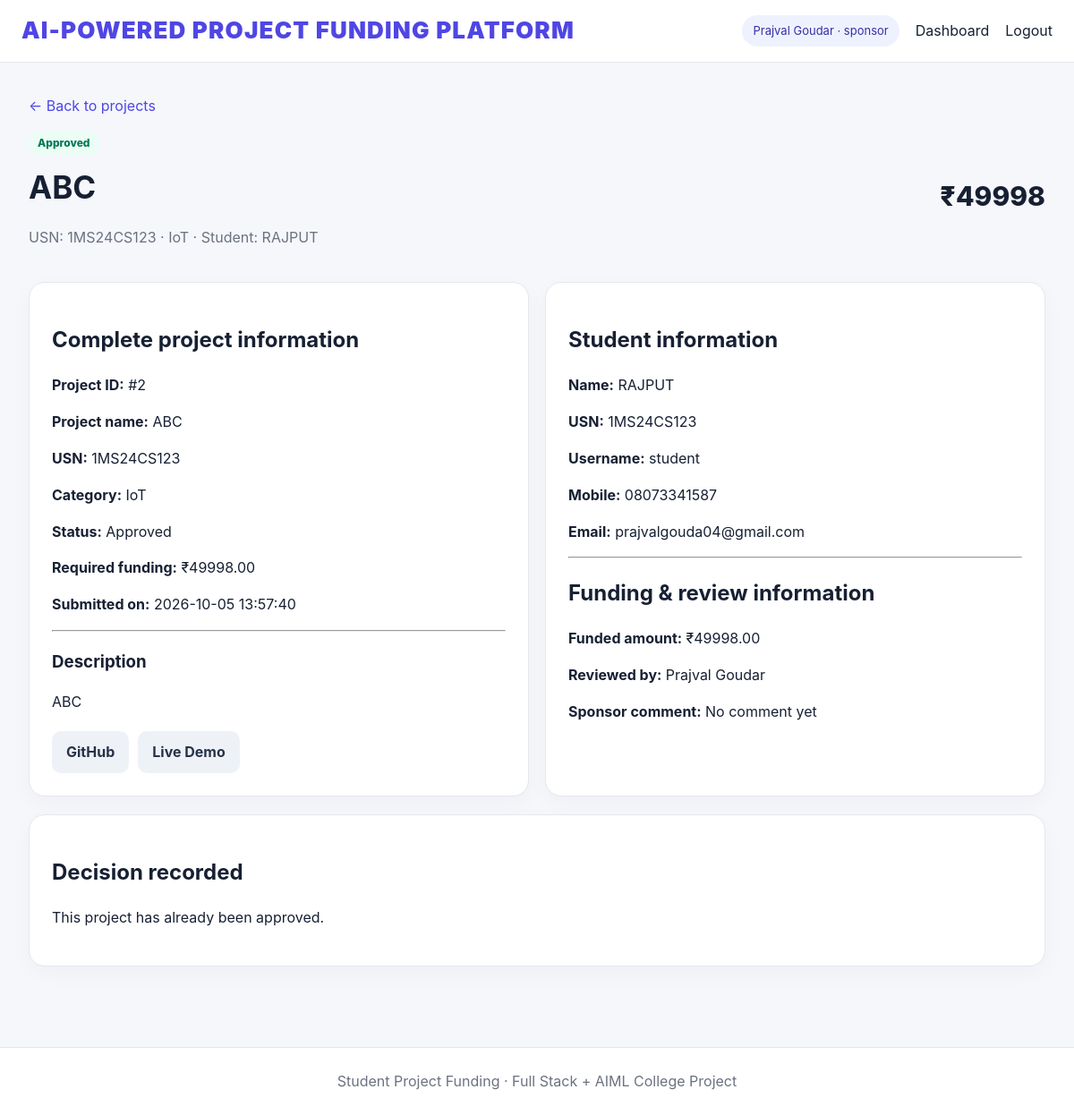
Screenshot of /sponsor/project/2 (signed in) with the database file from the repository.
### tables this page shows
CREATE TABLE users (
        id INTEGER PRIMARY KEY AUTOINCREMENT,
        username TEXT UNIQUE NOT NULL,
        name TEXT NOT NULL,
        mobile TEXT,
        email TEXT,
        password_hash TEXT NOT NULL,
        role TEXT NOT NULL CHECK(role IN ('student','sponsor')),
        wallet_balance REAL NOT NULL DEFAULT 0,
        created_at TIMESTAMP DEFAULT CURRENT_TIMESTAMP
    );

CREATE TABLE projects (
        id INTEGER PRIMARY KEY AUTOINCREMENT,
        student_id INTEGER NOT NULL,
        title TEXT NOT NULL,
        description TEXT NOT NULL,
        category TEXT NOT NULL,
        usn TEXT NOT NULL,
        student_name TEXT NOT NULL,
        github_link TEXT,
        demo_link TEXT,
        required_amount REAL NOT NULL DEFAULT 0,
        status TEXT NOT NULL DEFAULT 'pending'
            CHECK(status IN ('pending','approved','rejected')),
        sponsor_id INTEGER,
        sponsor_comment TEXT,
        funded_amount REAL NOT NULL DEFAULT 0,
        created_at TIMESTAMP DEFAULT CURRENT_TIMESTAMP,
        FOREIGN KEY(student_id) REFERENCES users(id),
        FOREIGN KEY(sponsor_id) REFERENCES users(id)
    );

### app.py (the view)
@app.route("/sponsor/project/<int:project_id>")
def sponsor_project(project_id):
    guard = login_required("sponsor")
    if guard:
        return guard
    conn = db()
    project = conn.execute("""
        SELECT p.*,
               COALESCE(NULLIF(p.student_name,''),s.name) AS student_name, s.username AS student_username,
               s.mobile AS student_mobile, s.email AS student_email,
               sp.name AS sponsor_name
        FROM projects p
        JOIN users s ON p.student_id=s.id
        LEFT JOIN users sp ON p.sponsor_id=sp.id
        WHERE p.id=?
    """, (project_id,)).fetchone()
    conn.close()
    if not project:
        flash("Project not found.", "error")
        return redirect(url_for("sponsor_dashboard"))
    return render_template("sponsor_project.html", project=project)

### app.py (called while the page is built)
def db():
    conn = sqlite3.connect(DB_PATH)
    conn.row_factory = sqlite3.Row
    conn.execute("PRAGMA foreign_keys = ON")
    return conn

def current_user():
    uid = session.get("user_id")
    if not uid:
        return None
    conn = db()
    user = conn.execute("SELECT * FROM users WHERE id=?", (uid,)).fetchone()
    conn.close()
    return user

@app.context_processor
def inject_user():
    return {"current_user": current_user()}

def login_required(role=None):
    user = current_user()
    if not user:
        return redirect(url_for("login"))
    if role and user["role"] != role:
        return redirect(url_for("dashboard"))
    return None

### templates/sponsor_project.html
{% extends "base.html" %}
{% block content %}
<a href="{{ url_for('sponsor_dashboard') }}" class="back">← Back to projects</a>
<div class="page-head"><div><span class="status {{ project['status'] }}">{{ project["status"]|capitalize }}</span><h1>{{ project["title"] }}</h1><p class="muted">USN: {{ project["usn"] }} · {{ project["category"] }} · Student: {{ project["student_name"] }}</p></div><div class="amount">₹{{ "%.0f"|format(project["required_amount"]) }}</div></div>
<div class="grid two">
<div class="card"><h2>Complete project information</h2><p><b>Project ID:</b> #{{ project["id"] }}</p><p><b>Project name:</b> {{ project["title"] }}</p><p><b>USN:</b> {{ project["usn"] }}</p><p><b>Category:</b> {{ project["category"] }}</p><p><b>Status:</b> {{ project["status"]|capitalize }}</p><p><b>Required funding:</b> ₹{{ "%.2f"|format(project["required_amount"]) }}</p><p><b>Submitted on:</b> {{ project["created_at"] }}</p><hr><h3>Description</h3><p>{{ project["description"] }}</p><div class="actions">{% if project["github_link"] %}<a class="btn secondary" target="_blank" href="{{ project['github_link'] }}">GitHub</a>{% endif %}{% if project["demo_link"] %}<a class="btn secondary" target="_blank" href="{{ project['demo_link'] }}">Live Demo</a>{% endif %}</div></div>
<div class="card"><h2>Student information</h2><p><b>Name:</b> {{ project["student_name"] }}</p><p><b>USN:</b> {{ project["usn"] }}</p><p><b>Username:</b> {{ project["student_username"] or "Not provided" }}</p><p><b>Mobile:</b> {{ project["student_mobile"] or "Not provided" }}</p><p><b>Email:</b> {{ project["student_email"] or "Not provided" }}</p><hr><h2>Funding & review information</h2><p><b>Funded amount:</b> ₹{{ "%.2f"|format(project["funded_amount"]) }}</p><p><b>Reviewed by:</b> {{ project["sponsor_name"] or "Not reviewed yet" }}</p><p><b>Sponsor comment:</b> {{ project["sponsor_comment"] or "No comment yet" }}</p></div>
</div>
{% if project["status"] == "pending" %}<div class="card"><h2>Sponsor decision</h2><p class="muted">Review the submitted details and choose whether to fund or reject the project.</p><form method="post" action="{{ url_for('sponsor_decision', project_id=project['id']) }}"><textarea name="comment" rows="3" placeholder="Optional comment for the student"></textarea><div class="actions"><button class="btn danger" name="action" value="rejected">Reject Project</button><button class="btn success" name="action" value="approved">Approve & Fund</button></div></form></div>{% else %}<div class="card"><h2>Decision recorded</h2><p>This project has already been {{ project["status"] }}.</p></div>{% endif %}
{% endblock %}

### templates/base.html (shortened to what this page needs)
<!doctype html>
<html lang="en">
<head>
<link rel="stylesheet" href="{{ url_for('static', filename='style.css') }}">
</head>
<body>
<nav class="nav"><a class="brand" href="{{ url_for('home') }}"><span class="platform-title">AI-POWERED PROJECT FUNDING PLATFORM</span></a><div class="navlinks">{% if current_user %}<span class="user-pill">{{ current_user["name"] }} · {{ current_user["role"] }}</span><a href="{{ url_for('dashboard') }}">Dashboard</a><a href="{{ url_for('logout') }}">Logout</a>{% else %}<a href="{{ url_for('login') }}">Login</a><a class="btn small primary" href="{{ url_for('register') }}">Register</a>{% endif %}</div></nav>
<main class="container">
{% block content %}{% endblock %}
</main>
<footer>Student Project Funding · Full Stack + AIML College Project</footer>
</body>
</html>

### static/style.css (style rules this page uses)
:root { --bg:#f5f7fb;--card:#fff;--text:#172033;--muted:#6b7280;--primary:#4f46e5;--primary2:#3730a3;--green:#059669;--red:#dc2626;--yellow:#d97706;--border:#e5e7eb }
* { box-sizing:border-box }
body { margin:0;background:var(--bg);color:var(--text);font-family:Inter,system-ui,-apple-system,Segoe UI,sans-serif;line-height:1.55 }
.nav { height:70px;background:#fff;border-bottom:1px solid var(--border);display:flex;align-items:center;justify-content:space-between;padding:0 max(24px,calc((100vw - 1180px)/2));position:sticky;top:0;z-index:5 }
.brand { font-size:26px;font-weight:800;color:var(--text);text-decoration:none }
.brand span { color:var(--primary) }
.navlinks { display:flex;align-items:center;gap:18px }
.navlinks a { color:var(--text);text-decoration:none }
.user-pill { background:#eef2ff;color:#3730a3;padding:7px 12px;border-radius:999px;font-size:13px }
.container { max-width:1180px;margin:auto;padding:36px 22px 70px }
.card { background:var(--card);border:1px solid var(--border);border-radius:18px;padding:25px;box-shadow:0 8px 25px #17203308;margin-bottom:20px }
.grid { display:grid;gap:18px }
.grid.two { grid-template-columns:repeat(2,minmax(0,1fr)) }
.actions { display:flex;gap:10px;align-items:center;flex-wrap:wrap;margin-top:20px }
.btn { border:0;border-radius:10px;padding:11px 16px;font-weight:700;cursor:pointer;text-decoration:none;display:inline-block;text-align:center }
.btn.secondary { background:#eef2f7;color:#263248 }
.page-head { display:flex;justify-content:space-between;align-items:center;gap:20px;margin-bottom:22px }
.page-head h1 { margin:8px 0 2px;font-size:35px }
.muted { color:var(--muted) }
.status { display:inline-block;padding:5px 10px;border-radius:999px;font-size:12px;font-weight:800 }
.status.approved { background:#ecfdf5;color:#047857 }
.back { display:inline-block;margin-bottom:15px;color:#4f46e5;text-decoration:none }
.amount { font-size:30px;font-weight:850 }
footer { text-align:center;color:var(--muted);padding:25px;border-top:1px solid var(--border);background:#fff }
.platform-title { color:var(--primary);font-weight:900;letter-spacing:.045em;font-size:26px;white-space:nowrap }

### rows the page displays
users: name "Prajval Goudar", role "sponsor"
projects: status "Approved", title "ABC", usn "1MS24CS123", category "IoT", student_name "RAJPUT", required_amount "49998", id "2", required_amount "49998.00", created_at "2026-10-05 13:57:40", description "ABC", funded_amount "49998.00", sponsor_comment "No comment yet", status "approved"
users: username "student", mobile "08073341587", email "prajvalgouda04@gmail.com"
users: name "Prajval Goudar"
